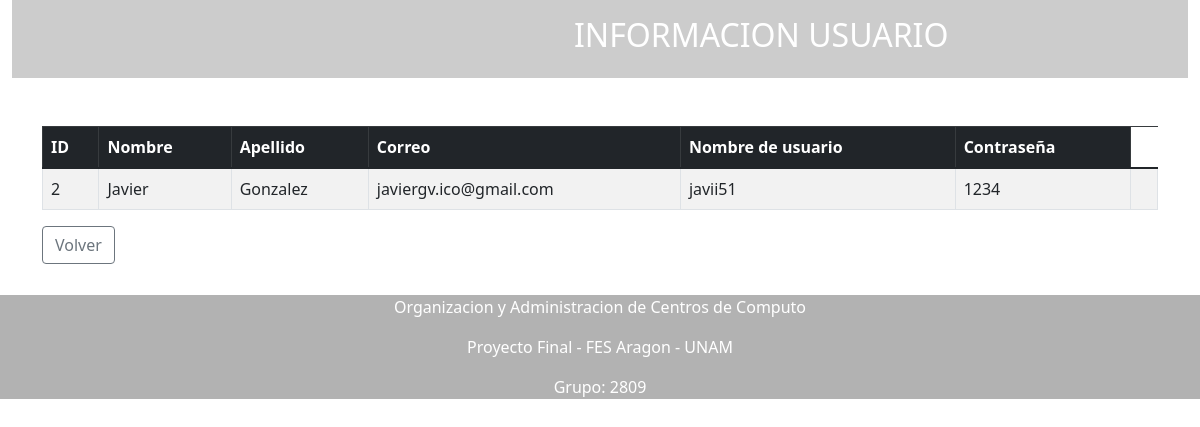
The app's page /vista_leer.php?id=2 with its own data.
### tables this page shows
CREATE TABLE `usuarios` (
  `id` int(10) NOT NULL,
  `nombre` varchar(100) NOT NULL,
  `apellido` varchar(50) NOT NULL,
  `correo` varchar(50) NOT NULL,
  `usuario` varchar(20) NOT NULL,
  `contrasena` varchar(20) NOT NULL
);

### vista_leer.php (the view)
<?php
include_once "cabecera.php";
$mysqli = include_once "conexion.php";
$id = $_GET["id"];
$query = $mysqli->prepare("SELECT id, nombre, apellido, correo, usuario, contrasena FROM usuarios WHERE id = ?");
$query->bind_param("i", $id);
$query->execute();
$resultado = $query->get_result();
?>
<head>
    <link href="assets/Recursos/estiloListar.css" rel="stylesheet" type="text/css">
</head>
<body>
    <header>
        <nav class="navbar">
            <div class="container-fluid">
                <span class="navbar-text " >
                    <h2 class="text-white" >INFORMACION USUARIO</h2>
                </span>
            </div>
        </nav>
    </header>
<div class="justify-contet-center">
    <div class="container-md"><br><br>
        <table class="table table-bordered table-striped">
            <thead class="table-dark">
                <tr>
                    <th>ID</th>
                    <th>Nombre</th>
                    <th>Apellido</th>
                    <th>Correo</th>
                    <th>Nombre de usuario</th>
                    <th>Contraseña</th>
                </tr>
            </thead>
            <tbody>
                <?php
                foreach ($resultado as $usuario) { ?>
                    <tr>
                        <td><?php echo $usuario["id"] ?></td>
                        <td><?php echo $usuario["nombre"] ?></td>
                        <td><?php echo $usuario["apellido"] ?></td>
                        <td><?php echo $usuario["correo"] ?></td>
                        <td><?php echo $usuario["usuario"] ?></td>
                        <td><?php echo $usuario["contrasena"] ?></td>
                        <td class="aline-center">
                    </tr>
                <?php } ?>
            </tbody>
        </table>
        <div class="form-group">
            <a class="btn btn-md btn-outline-secondary" href="listar.php">Volver</a>
        </div>
    </div>
</div>
<?php include_once "piePagina.php" ?>

### assets/Recursos/estiloListar.css (style rules this page uses)
body { background-image: url('imagenes/BG6.jpg'); background-size: cover; background-repeat: no-repeat; }
.navbar { backdrop-filter: blur(10px); background-color: rgba(0, 0, 0, 0.2); padding-left: 550px; }

### records on screen
usuarios: id "2", nombre "Javier", apellido "Gonzalez", correo "javiergv.ico@gmail.com", usuario "javii51", contrasena "1234"
